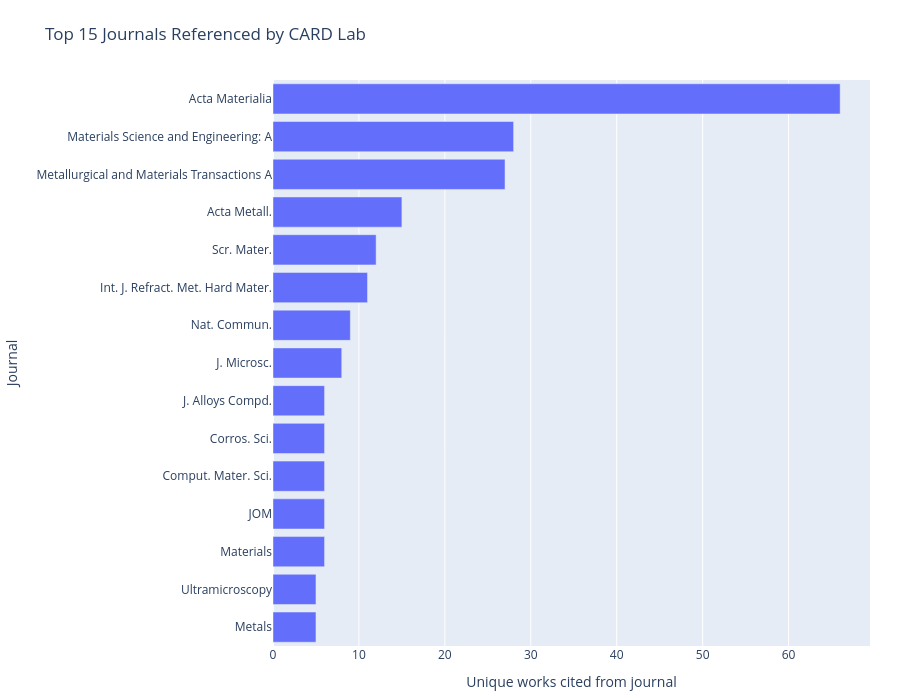

The notebook cell saved with this chart:
### Markdown cell above
## Work we cited

```{=html}
<a href="../files/references_we_cited_map.html" target="_blank">View full screen</a></p>
<div>
      <iframe src="../files/references_we_cited_map.html" height="400px" width="100%"></iframe>
</div>
```

### Code cell
#| echo: false
#| output: true

import math
import re
from pathlib import Path
from urllib.parse import quote

import pandas as pd
import plotly.graph_objects as go
import requests

REFERENCES_WE_CITED_PATH = Path("../files/references_we_cited.csv")
JOURNAL_IMPACT_CACHE_PATH = Path("../files/journal_impact_proxy_cache.csv")
USER_AGENT = "CARD Lab scientometrics (mailto:paytonej@ucmail.uc.edu)"
TOP_N_JOURNALS = 15

# Normalize known aliases so journals are counted together consistently.
JOURNAL_ALIAS_TO_CANONICAL = {
    "acta mater": "Acta Materialia",
    "acta materialia": "Acta Materialia",
    "mater sci eng a": "Materials Science and Engineering: A",
    "materials science and engineering a": "Materials Science and Engineering: A",
    "metall mater trans a": "Metallurgical and Materials Transactions A",
}


def _normalize_text(value):
    if pd.isna(value):
        return ""
    return str(value).strip()


def _normalize_doi(value):
    doi = _normalize_text(value).lower()
    doi = doi.replace("https://doi.org/", "").replace("http://doi.org/", "")
    return doi


def _journal_key(value):
    text = _normalize_text(value).lower()
    text = text.replace("&", " and ")
    text = re.sub(r"[^a-z0-9]+", " ", text)
    return re.sub(r"\s+", " ", text).strip()


def _canonical_journal_name(value):
    key = _journal_key(value)
    if not key:
        return ""
    if key in JOURNAL_ALIAS_TO_CANONICAL:
        return JOURNAL_ALIAS_TO_CANONICAL[key]
    return _normalize_text(value)


def _work_key(row):
    ref_doi = _normalize_doi(row.get("ref_doi", ""))
    if ref_doi:
        return f"doi:{ref_doi}"
    ref_title = _normalize_text(row.get("ref_title", "")).lower()
    if ref_title:
        return f"title:{ref_title}"
    raw_ref = _normalize_text(row.get("raw", "")).lower()
    if raw_ref:
        return f"raw:{raw_ref}"
    ref_key = _normalize_text(row.get("ref_key", "")).lower()
    if ref_key:
        return f"key:{ref_key}"
    return ""


def _load_impact_cache(path):
    if not path.exists():
        return {}
    try:
        cached = pd.read_csv(path)
    except Exception:
        return {}

    if not {"journal_name", "impact_factor"}.issubset(cached.columns):
        return {}

    cache = {}
    for _, row in cached.iterrows():
        name = _normalize_text(row.get("journal_name", ""))
        if not name:
            continue
        value = pd.to_numeric(row.get("impact_factor"), errors="coerce")
        cache[name] = None if pd.isna(value) else float(value)
    return cache


def _save_impact_cache(path, cache):
    rows = [
        {"journal_name": name, "impact_factor": value}
        for name, value in sorted(cache.items(), key=lambda kv: kv[0].lower())
    ]
    pd.DataFrame(rows).to_csv(path, index=False)


def _fetch_openalex_impact_proxy(journal_name, session):
    url = (
        "https://api.openalex.org/sources?per-page=1"
        f"&filter=display_name.search:{quote(journal_name)}"
    )
    headers = {"User-Agent": USER_AGENT}
    try:
        response = session.get(url, headers=headers, timeout=30)
        response.raise_for_status()
        results = response.json().get("results", [])
        if not results:
            return None
        summary_stats = results[0].get("summary_stats") or {}
        value = summary_stats.get("2yr_mean_citedness")
        if value is None:
            return None
        return float(value)
    except Exception:
        return None


def _auto_major_tick(max_value, target_ticks=8):
    if max_value <= 0:
        return 1
    if max_value <= 12:
        return 1

    raw_step = max_value / max(1, target_ticks)
    magnitude = 10 ** math.floor(math.log10(raw_step))
    normalized = raw_step / magnitude

    if normalized <= 1:
        nice = 1
    elif normalized <= 2:
        nice = 2
    elif normalized <= 5:
        nice = 5
    else:
        nice = 10

    return max(1, int(nice * magnitude))


if not REFERENCES_WE_CITED_PATH.exists():
    print(f"Warning: {REFERENCES_WE_CITED_PATH} not found.")
else:
    df_we_cited = pd.read_csv(REFERENCES_WE_CITED_PATH)

    required_columns = {"ref_journal"}
    if not required_columns.issubset(df_we_cited.columns):
        print("Warning: 'ref_journal' column is missing in references_we_cited.csv.")
    else:
        df_plot = df_we_cited.copy()
        df_plot["ref_journal"] = df_plot["ref_journal"].map(_normalize_text)
        df_plot = df_plot[df_plot["ref_journal"] != ""].copy()

        if df_plot.empty:
            print("Warning: no journal data available in references_we_cited.csv.")
        else:
            df_plot["journal_name"] = df_plot["ref_journal"].map(_canonical_journal_name)
            df_plot = df_plot[df_plot["journal_name"] != ""].copy()
            df_plot["work_key"] = df_plot.apply(_work_key, axis=1)
            df_plot = df_plot[df_plot["work_key"] != ""].copy()

            if df_plot.empty:
                print("Warning: no unique reference identifiers available for counting works.")
            else:
                journal_counts = (
                    df_plot.groupby("journal_name")["work_key"]
                    .nunique()
                    .rename("cited_works")
                    .reset_index()
                )

                impact_cache = _load_impact_cache(JOURNAL_IMPACT_CACHE_PATH)
                missing_journals = [
                    name for name in journal_counts["journal_name"].tolist()
                    if name not in impact_cache
                ]

                if missing_journals:
                    session = requests.Session()
                    for name in missing_journals:
                        impact_cache[name] = _fetch_openalex_impact_proxy(name, session)
                    _save_impact_cache(JOURNAL_IMPACT_CACHE_PATH, impact_cache)

                journal_counts["impact_factor"] = journal_counts["journal_name"].map(impact_cache)
                journal_counts["impact_factor"] = pd.to_numeric(
                    journal_counts["impact_factor"], errors="coerce"
                ).fillna(-1.0)

                top_journals = journal_counts.sort_values(
                    by=["cited_works", "impact_factor", "journal_name"],
                    ascending=[False, False, True],
                ).head(TOP_N_JOURNALS)

                if top_journals.empty:
                    print("Warning: no journals available to plot.")
                else:
                    top_journals = top_journals.sort_values("cited_works", ascending=True)
                    max_cited = int(top_journals["cited_works"].max())
                    major_tick = _auto_major_tick(max_cited)

                    fig = go.Figure(
                        data=[
                            go.Bar(
                                x=top_journals["cited_works"].tolist(),
                                y=top_journals["journal_name"].tolist(),
                                orientation="h",
                                customdata=top_journals["impact_factor"].tolist(),
                                hovertemplate=("%{y}<br>Unique works cited: %{x}")
                            )
                        ]
                    )
                    fig.update_layout(
                        title="Top 15 Journals Referenced by CARD Lab",
                        xaxis_title="Unique works cited from journal",
                        yaxis_title="Journal",
                        height=700,
                        margin=dict(l=260, r=30, t=80, b=40),
                    )
                    fig.update_xaxes(tickmode="linear", dtick=major_tick, rangemode="tozero")
                    fig.update_yaxes(automargin=True)
                    fig.show()

### Figure 1 — Plotly figure (JSON) as saved in the notebook; plotly's stock layout.template omitted (floating-point values rounded to 4 significant figures)
{"data": [{"customdata": [3.605, 2.285, 19.48, 1.659, -1, -1, -1, -1, -1, -1, -1, -1, 2.525, 5.907, 8.57], "hovertemplate": "%{y}<br>Unique works cited: %{x}", "orientation": "h", "type": "bar", "x": [5, 5, 6, 6, 6, 6, 6, 8, 9, 11, 12, 15, 27, 28, 66], "y": ["Metals", "Ultramicroscopy", "Materials", "JOM", "Comput. Mater. Sci.", "Corros. Sci.", "J. Alloys Compd.", "J. Microsc.", "Nat. Commun.", "Int. J. Refract. Met. Hard Mater.", "Scr. Mater.", "Acta Metall.", "Metallurgical and Materials Transactions A", "Materials Science and Engineering: A", "Acta Materialia"]}], "layout": {"height": 700, "margin": {"b": 40, "l": 260, "r": 30, "t": 80}, "title": {"text": "Top 15 Journals Referenced by CARD Lab"}, "xaxis": {"dtick": 10, "rangemode": "tozero", "tickmode": "linear", "title": {"text": "Unique works cited from journal"}}, "yaxis": {"automargin": true, "title": {"text": "Journal"}}}}
